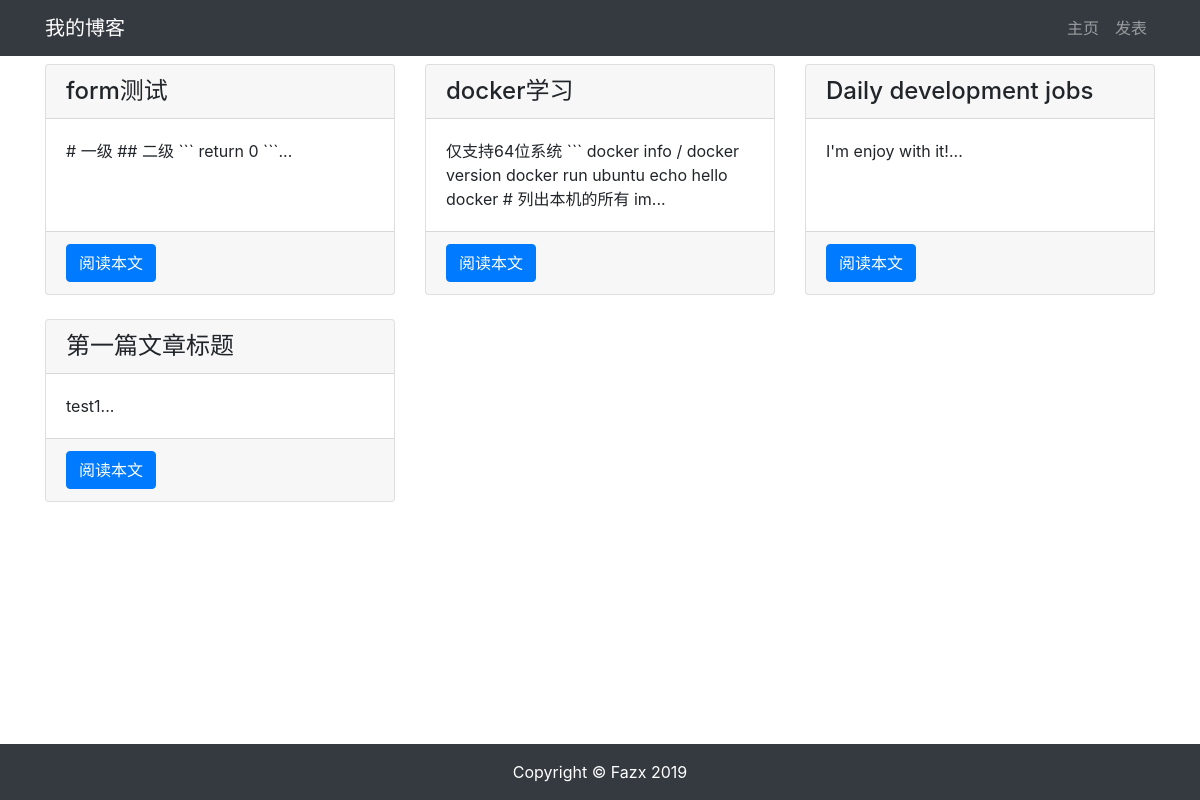
/blog/article-list/, run on the app's committed database.
### blog/models.py (models this page shows, shortened)
class Article(models.Model):
    author = models.ForeignKey(User,on_delete=models.CASCADE)
    title = models.CharField(max_length=100)
    body = models.TextField()
    created = models.DateTimeField(default=timezone.now)
    update = models.DateTimeField(auto_now=True)
    class Meta:
        ordering = ('-created',) # 元组不能遗漏逗号

### blog/views.py (the view)
# urls.py: path('article-list/',views.article_list,name='article_list'),
def article_list(request):
    articles = Article.objects.all()
    context = { 'articles': articles }
    return render(request,'blog/list.html',context)

### blog/templates/blog/list.html (shortened to what this page needs)
{% extends "base.html" %}
{% load staticfiles %}
{% block content %}
<div class="container">
    <div class="row mt-2">
        {% for article in articles %}
        <div class="col-4 mb-4">
            <div class="card h-100">
                <h4 class="card-header">{{ article.title }}</h4>
                <div class="card-body">
                    <p class="card-text">{{ article.body|slice:'100' }}...</p>
                </div>
                <div class="card-footer">
                    <a href="{% url 'blog:article_detail' article.id %}" class="btn btn-primary">阅读本文</a>
                </div>
            </div>
        </div>
        {% endfor %}
    </div>
</div>
{% endblock content %}

### blog/templates/base.html (shortened to what this page needs)
{% load staticfiles %}
<!DOCTYPE html>
<html lang="zh-cn">
<head>
    <link rel="stylesheet" href="{% static 'bootstrap/css/bootstrap.min.css' %}">
</head>
<body>
    {% include 'header.html' %}
    {% block content %}{% endblock content %}
    {% include 'footer.html' %}
</body>
</html>

### blog/templates/header.html
<nav class="navbar navbar-expand-lg navbar-dark bg-dark">
  <div class="container">
    <a class="navbar-brand" href="#">我的博客</a>
    <div>
      <ul class="navbar-nav">
        <li class="nav-item">
          <a class="nav-link" href="{% url 'blog:article_list' %}">主页</a>
        </li>
        <li class="nav-item">
          <a class="nav-link" href="{% url 'blog:article_create' %}">发表</a>
        </li>
      </ul>
    </div>
  </div>
</nav>

### blog/templates/footer.html
{% load staticfiles %}
<div>
    <br><br><br>
</div>
<footer class="py-3 bg-dark fixed-bottom">
    <div class="container">
        <p class="m-0 text-center text-white">Copyright &copy; Fazx 2019</p>
    </div>
</footer>

### data on the page
Article: title "form测试", body "# 一级 ## 二级 ``` return 0 ```"
Article: title "docker学习", body "仅支持64位系统 ``` docker info / docker version docker run ubuntu echo hello docker # 列出本机的所有 im"
Article: title "Daily development jobs", body "I'm enjoy with it!"
Article: title "第一篇文章标题", body "test1"
